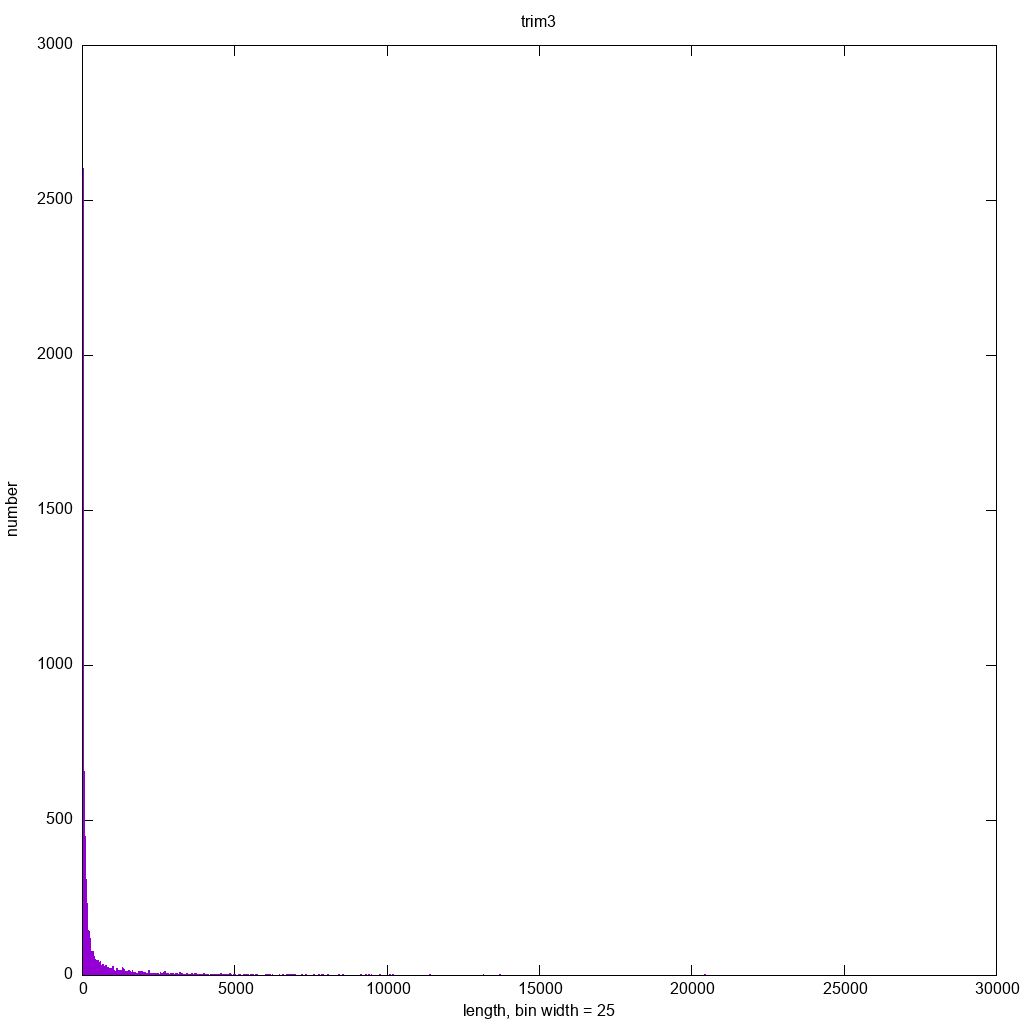

The script that saved this image:
set title 'trim3'
set xlabel 'length, bin width = 25'
set ylabel 'number'

binwidth=25
set boxwidth binwidth
bin(x,width) = width*floor(x/width) + binwidth/2.0

set terminal png size 1024,1024
set output './ecoli-80.1.trimReads.trim3.png'
plot [] [0:] './ecoli-80.1.trimReads.trim3.dat' using (bin($1,binwidth)):(1.0) smooth freq with boxes title ''
